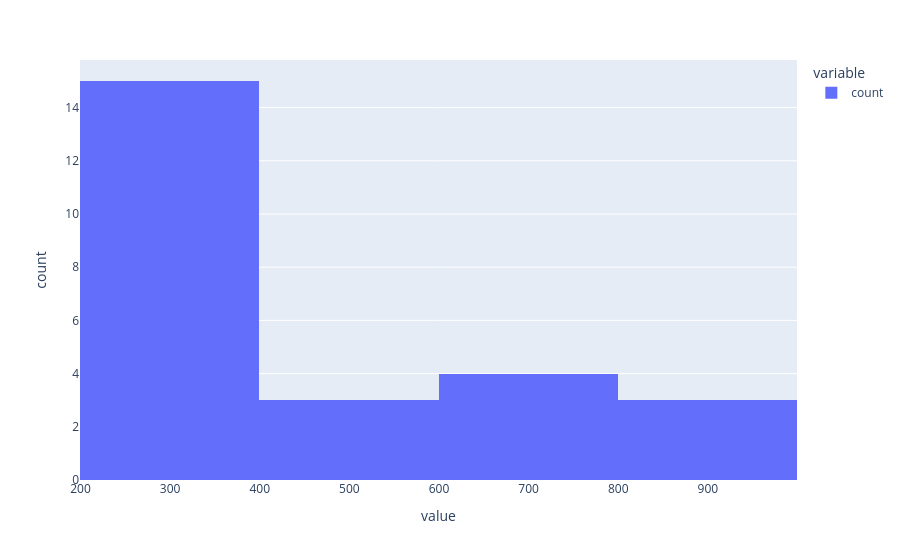

Here is the notebook cell this chart was saved with:
### Markdown cell above
### b)

### Code cell
import nltk
from nltk.corpus import stopwords
import string

def tokenize_string(input: str, removeStopWords = False):
    ## Remove punctuation and split the string
    transTable = str.maketrans("", "", string.punctuation)
    cleantext = input.translate(transTable).lower()
    wordList = cleantext.split(" ")

    if removeStopWords:
        ## Create a new list without stopwords
        englStopWords = stopwords.words("english")
        englStopWords.append("") ## Debugging
        finalWordList = [x for x in wordList if x not in englStopWords]

    else:
        finalWordList = [x for x in wordList if x not in [""]]

    ## Tokenize all words and return
    tokenlist = [nltk.word_tokenize(x)[0] for x in finalWordList]

    return tokenlist

## Preprocess the strings
masterTokenlist = []
for text in textCol:
    masterTokenlist.extend(tokenize_string(text,True))

## Use pandas to generate the tokenized word counts
tokenizedValueCountsDF = pd.DataFrame(pd.Series(masterTokenlist).value_counts()).sort_values("count", ascending=False).reset_index()
px.histogram(tokenizedValueCountsDF["count"][:25])

### Figure 1 — Plotly figure (JSON) as saved in the notebook; plotly's stock layout.template omitted (floating-point values rounded to 4 significant figures)
{"data": [{"bingroup": "x", "hovertemplate": "variable=count<br>value=%{x}<br>count=%{y}<extra></extra>", "legendgroup": "count", "marker": {"color": "#636efa", "pattern": {"shape": ""}}, "name": "count", "orientation": "v", "showlegend": true, "type": "histogram", "x": [939, 876, 837, 773, 680, 627, 600, 588, 552, 546, 394, 387, 380, 360, 340, 309, 306, 294, 281, 281, 279, 277, 268, 266, 261], "xaxis": "x", "yaxis": "y"}], "layout": {"barmode": "relative", "legend": {"title": {"text": "variable"}, "tracegroupgap": 0}, "margin": {"t": 60}, "xaxis": {"anchor": "y", "domain": [0, 1], "title": {"text": "value"}}, "yaxis": {"anchor": "x", "domain": [0, 1], "title": {"text": "count"}}}}
